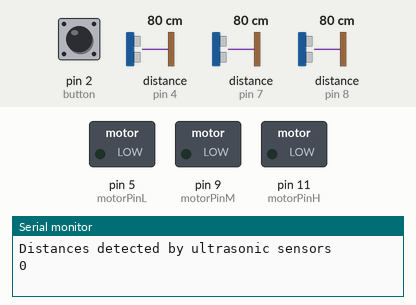
A sketch run on a simulated Arduino Uno, built with avr-gcc and run on an emulated ATmega328P. Shown: switched loads named in the sketch (green lamp = pin HIGH), the last lines printed to the serial monitor. Inputs (shaded band) come from the test bench; at power-on: pin 2 (button) LOW, distance to the obstacle (sensors on pin 7, pin 4, pin 8) 80 cm. The echo pulse lasts 58.3 µs per cm; pins used as bus, display or sensor lines are not drawn.

Above: at 1.2 s.
1.3 s: pin 2 (button) pulled HIGH for 0.15 s
2.9 s: pin 2 (button) pulled HIGH for 3.2 s
9.1 s: distance to the obstacle (sensor on pin 7) set to 33 cm
12.1 s: distance to the obstacle (sensor on pin 7) set to 29 cm
At 13.3 s:
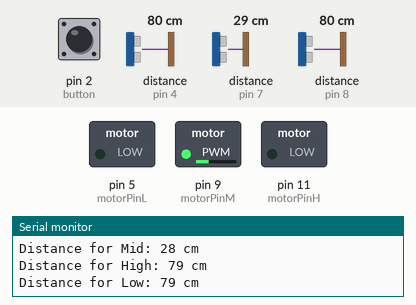
13.6 s: distance to the obstacle (sensor on pin 4) set to 34 cm
16.6 s: distance to the obstacle (sensor on pin 4) set to 28 cm
At 17.5 s:
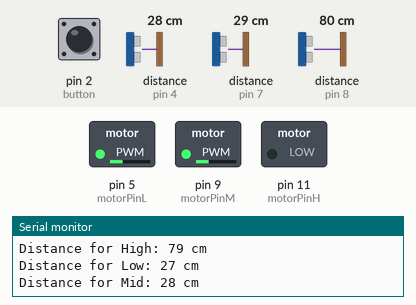
Timing chart, 0 to 19.1 s (numbered marks = the images above; inputs shaded):
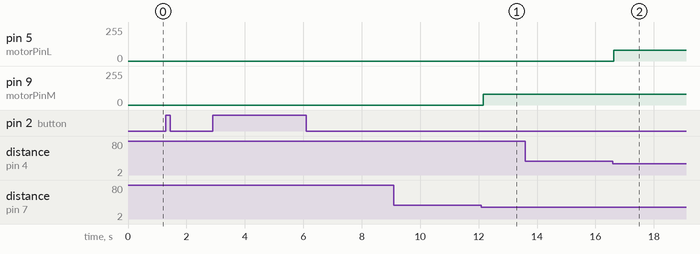

The sketch:

BME261_BlindCane.ino
```cpp
int button = 2;

int echoPinL = 4;
int trigPinL = 3; //PMW
int motorPinL = 5; //PMW

int echoPinM = 7;
int trigPinM = 6;//PMW
int motorPinM = 9;//PMW

int echoPinH = 8;
int trigPinH = 10; //PMW
int motorPinH = 11;//PMW

//Low, Mid, high thresholds
int distancesL[] = {10, 20, 30};
int distancesM[] = {10, 20, 30};
int distancesH[] = {10, 20, 30};

//variables used for the button debounce
boolean lastButton = LOW;
boolean currentButton = LOW;
boolean buzzerOn = false;
int debounceDelay = 20;

long duration; // variable for the duration of sound wave travel
int distance; // variable for the distance measurement

void setup() {
  pinMode(trigPinL, OUTPUT);
  pinMode(echoPinL, INPUT);
  pinMode(motorPinL, OUTPUT);
  pinMode(trigPinM, OUTPUT);
  pinMode(echoPinM, INPUT);
  pinMode(motorPinM, OUTPUT);
  pinMode(trigPinH, OUTPUT);
  pinMode(echoPinH, INPUT);
  pinMode(motorPinH, OUTPUT);
  pinMode(button, INPUT);
  Serial.begin(9600); // //
  Serial.println("Distances detected by ultrasonic sensors");
  Serial.println(buzzerOn);
}

void loop() {
  currentButton = debounce(lastButton);
  // put your main code here, to run repeatedly:
  if (lastButton == LOW && currentButton == HIGH)
  {
    buzzerOn = !buzzerOn;
    Serial.println(buzzerOn);
  }

  if(buzzerOn == true){
    detectAndBuzz(trigPinL, echoPinL, motorPinL, distancesL, "Low");
    detectAndBuzz(trigPinM, echoPinM, motorPinM, distancesM, "Mid");
    detectAndBuzz(trigPinH, echoPinH, motorPinH, distancesH, "High");
  }
  else{
    analogWrite(motorPinL, 0); //stop vibration
    analogWrite(motorPinM, 0); //stop vibration
    analogWrite(motorPinH, 0); //stop vibration
  }

}

boolean debounce(boolean last){
  boolean current = digitalRead(button);
  if(last != current){
    delay(debounceDelay);
    current = digitalRead(button);
  }
  return current;
}

void detectAndBuzz(int trigPin, int echoPin, int motorPin, int distances[], String sensorName){
  // Clears the trigPin condition
  digitalWrite(trigPin, LOW);
  delayMicroseconds(2);

  // Sets the trigPin HIGH (ACTIVE) for 10 microseconds
  digitalWrite(trigPin, HIGH);
  delayMicroseconds(1000);
  digitalWrite(trigPin, LOW);

  // Reads the echoPin, returns the sound wave travel time in microseconds
  duration = pulseIn(echoPin, HIGH);

  // Calculating the distance
  distance = duration * 0.034 / 2; // Speed of sound wave divided by 2 (go and back)

  // Displays the distance on the Serial Monitor for testing
  Serial.print("Distance for " + sensorName + ": ");
  Serial.print(distance);
  Serial.println(" cm");

  //Buzz with different intensity when within the 3 buzzing ranges
  if(distance > 0 && distance <= distances[0]){
    analogWrite(motorPin, 240); //vibrate intensly if close
  }
  else if(distance > distances[0] && distance <= distances[1]){
    analogWrite(motorPin, 160); //vibrate moderately if in the middle
  }
  else if(distance > distances[1] && distance <= distances[2]){
    analogWrite(motorPin, 80); // vibrate lightly if far
  }
  else{
    digitalWrite(motorPin, 0); //stop vibration
  }
}
```

Measured:
- the behaviour switches between 32 and 31 cm on distance to the obstacle (sensor on pin 7) (found by bisection; images 0 and 1)
- the behaviour switches between 32 and 31 cm on distance to the obstacle (sensor on pin 4) (found by bisection; images 1 and 2)
- after the input at 12.1 s, pin 9 (motorPinM): 0/255 → 80/255 after 0.05 s
- after the input at 16.6 s, pin 5 (motorPinL): 0/255 → 80/255 at once
